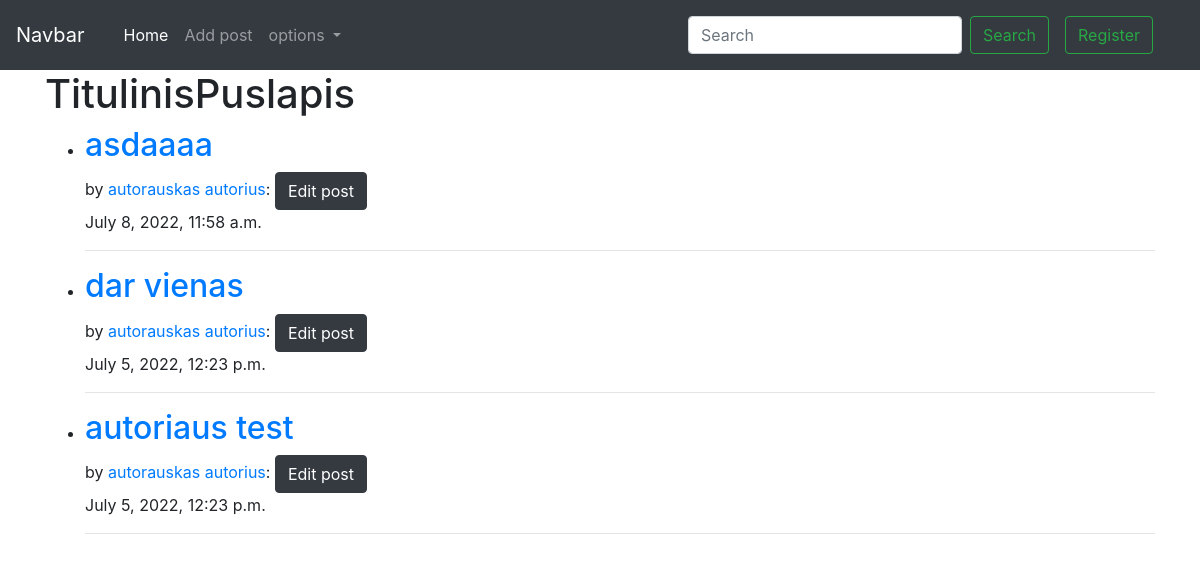
Before: / with the older database file.
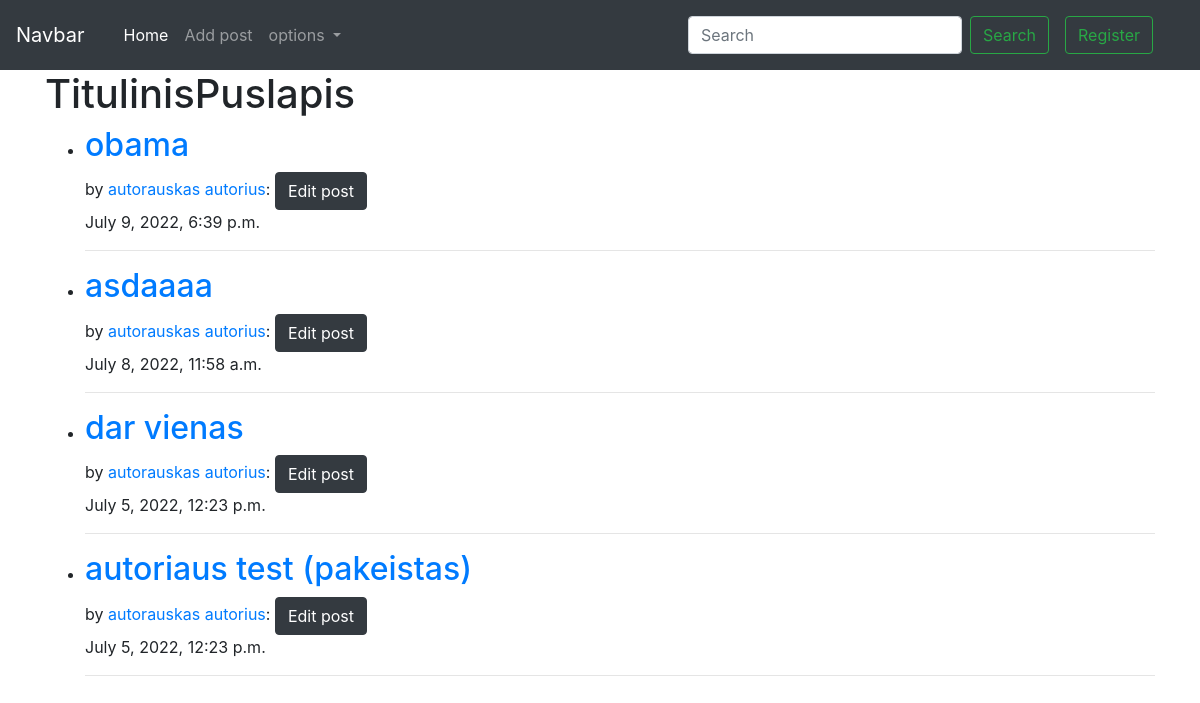
After: the same page with the newer database file.
### CCiongo/models.py (models this page shows, shortened)
class Puslapis(models.Model):
    title = models.CharField(max_length=200)
    author = models.ForeignKey('Author', on_delete=models.SET_NULL, null=True)
    tag = models.ManyToManyField(Tagg, related_name='posts')
    content = models.TextField()
    date_created = models.DateTimeField(auto_now_add=True ,null =True)

class Author(models.Model):
    first_name = models.CharField('Vardas', max_length=100)
    last_name = models.CharField('Pavardė', max_length=100)
    description = HTMLField()
    def __str__(self):
        return f'{self.last_name} {self.first_name}'
    class Meta:
        verbose_name = 'Author'
        verbose_name_plural = 'Authors'

### CCiongo/views.py (the view)
# urls.py: path('', HomeView.as_view(), name="home"),
class HomeView(ListView):
    model = Puslapis
    template_name = 'home.html'
    ordering = ['-id']

### CCiongo/templates/home.html
{% extends 'base.html' %}
{% block content %}
<div>
    <h1>TitulinisPuslapis</h1>
    <ul>
    {% for post in object_list %}
        <li><a class="navbar-link" href="{% url 'blog' post.pk %}"><strong><h2>{{ post.title }}</h2></strong></a> by
        <a href="{% url 'author' post.author.id %}">{{ post.author }}</a>: <small><a href="{% url 'update_post' post.pk %}"><button class="btn btn-dark">Edit post</button></a></small></li>
        {{ post.date_created }}<hr>
    {% endfor %}
    </ul>
</div>
{% endblock %}

Changed rows visible on the page:
added Puslapis: title "obama", author "autorauskas autorius", date_created "July 9, 2022, 6:39 p.m."
changed Puslapis: title "autoriaus test" → "autoriaus test (pakeistas)"
